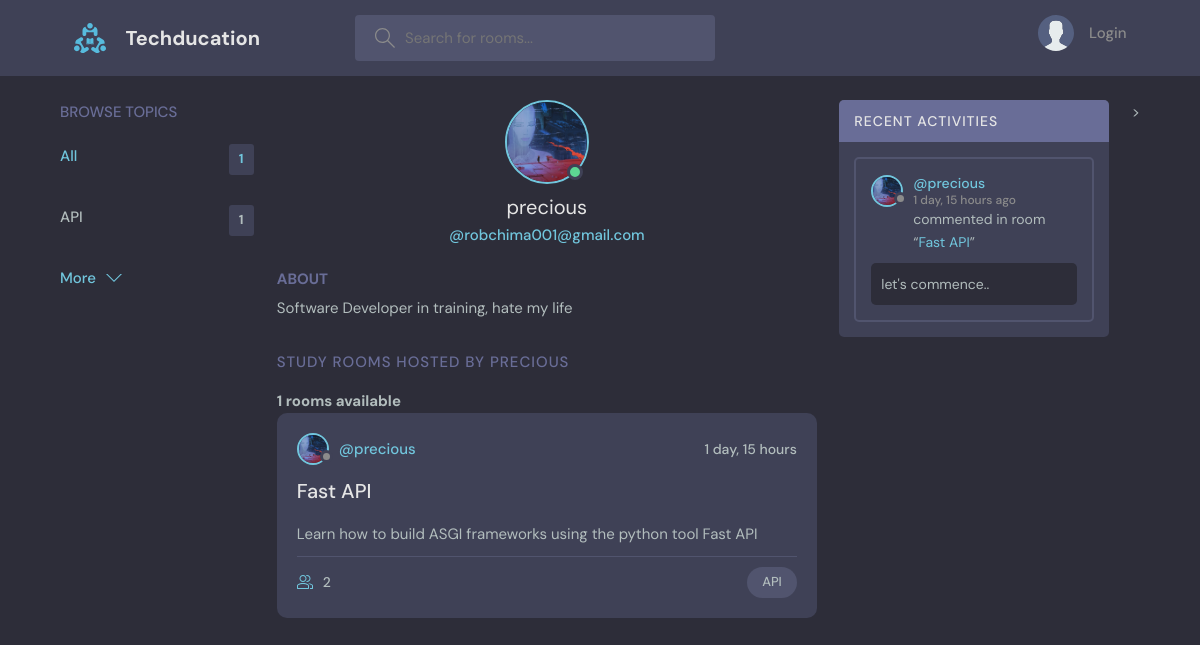
Screenshot of /user-profile/1/ with the database file from the repository.
### base/models.py (models this page shows, shortened)
class Topic(models.Model):
    name= models.CharField(max_length=200)

class User(AbstractUser):
    name= models.CharField(max_length= 200, null= True)
    email= models.EmailField(unique=True,null=True)
    bio= models.TextField(null=True)
    avatar= models.ImageField(null=True, default="avatar.svg")
    USERNAME_FIELD= 'email'
    REQUIRED_FIELDS =[]

class Room(models.Model):
    host=models.ForeignKey(User,on_delete= models.SET_NULL,null= True)
    topic=models.ForeignKey(Topic,on_delete= models.SET_NULL,null= True)
    name= models.CharField(max_length=200)
    description= models.TextField(null=True, blank=True)
    participants= models.ManyToManyField(User,related_name='participants')
    updated= models.DateTimeField(auto_now= True)
    created= models.DateTimeField(auto_now_add= True)
    class Meta:
        ordering= ['-updated','-created']
    def __str__(self):
        return self.name

class Message(models.Model):
    user= models.ForeignKey(User,on_delete= models.CASCADE)
    room= models.ForeignKey(Room,on_delete= models.CASCADE)
    body= models.TextField()
    updated= models.DateTimeField(auto_now= True)
    created= models.DateTimeField(auto_now_add= True)
    class Meta:
        ordering= ['-updated','-created']
    def __str__(self):
        return self.body[0:50]

### base/views.py (the view)
# urls.py: path('user-profile/<str:pk>/',views.userProfile,name='user-profile'),
def userProfile(request,pk):
    user= User.objects.get(id=pk)
    room=user.room_set.all()
    room_count= room.count
    topics= Topic.objects.all()
    room_messages= user.message_set.all()
    context={'user':user,'room':room,'room_count':room_count,'room_messages':room_messages,'topics':topics}
    return render(request,'base/profile.html',context)

### base/templates/base/profile.html (shortened to what this page needs)
{%extends 'main.html'%}
{%block content%}
  <main class="profile-page layout layout--3">
    <div class="container">
      {%include 'base/topics_component.html'%}
      <div class="roomList">
        <div class="profile">
          <div class="profile__avatar">
            <div class="avatar avatar--large active">
              <img src="{{user.avatar.url}}" />
            </div>
          </div>
          <div class="profile__info">
            <h3>{{user.username}}</h3>
            <p>@{{user}}</p>
          </div>
          <div class="profile__about">
            <h3>About</h3>
            <p>
              {{user.bio}}
            </p>
          </div>
        </div>
        <div class="roomList__header">
          <div>
            <h2>Study Rooms Hosted by {{user.username}}</a>
            </h2>
          </div>
        </div>
        <h5>{{room_count}} rooms available</h5>
        {%include 'base/feed_component.html'%}
      </div>
      {%include 'base/activity_component.html'%}>
    </div>
  </main>
{%endblock%}

### templates/main.html (shortened to what this page needs)
<!DOCTYPE html>
{%load static%}
<html lang="en">
  <head>
    <link rel="stylesheet" href="{% static 'styles/style.css'%}" />
  </head>
  <body>
    {%include 'navbar.html'%}
    {%block content%}
    {%endblock%}
  </body>
</html>

### templates/navbar.html (shortened to what this page needs)
{% load static %}
<header class="header header--loggedIn">
    <div class="container">
      <a href="{%url 'home'%}" class="header__logo">
        <img src="{% static 'image/logo.svg' %}" />
        <h1>Techducation</h1>
      </a>
      <form class="header__search" method="GET" action="{%url 'home'%}">
        <label>
          <input name="q" placeholder="Search for rooms..." />
        </label>
      </form>
      <nav class="header__menu">
        {% if request.user.is_authenticated %}
        <div class="header__user">
          <a href="{% url 'user-profile' user.id %}">
            <div class="avatar avatar--medium active">
              <img src="{{request.user.avatar.url}}" />
            </div>
            <p>{{request.user.username}}<span>@{{request.user.username}}</span></p>
          </a>
          <button class="dropdown-button">
            <svg version="1.1" xmlns="http://www.w3.org/2000/svg" width="32" height="32" viewBox="0 0 32 32">
              <title>chevron-down</title>
              <path d="M16 21l-13-13h-3l16 16 16-16h-3l-13 13z"></path>
            </svg>
          </button>
        </div>
        {%else%}
        <a href="{% url 'login' %}">
          <img src="{% static 'image/avatar.svg' %}"/>
          <p>Login</p>
        </a>
        {%endif%}
      </nav>
    </div>
  </header>

### base/templates/base/topics_component.html
<div class="topics">
    <div class="topics__header">
      <h2>Browse Topics</h2>
    </div>
    <ul class="topics__list">
      <li>
        <a href="{%url 'home'%}" class="active">All <span>{{topics.count}}</span></a>
      </li>
      {%for topic in topics%}
      <li>
        <a href="{%url 'home'%}?q={{topic.name}}">{{topic.name}} <span>{{topic.room_set.all.count}}</span></a>
      </li>
      {%endfor%}
    </ul>
    <a class="btn btn--link" href="{%url 'topics'%}">
      More
      <svg version="1.1" xmlns="http://www.w3.org/2000/svg" width="32" height="32" viewBox="0 0 32 32">
        <title>topics</title>
        <path d="M16 21l-13-13h-3l16 16 16-16h-3l-13 13z"></path>
      </svg>
    </a>
  </div>

### base/templates/base/feed_component.html (shortened to what this page needs)
{%for rom in room%}
<div class="roomListRoom">
    <div class="roomListRoom__header">
      <a href="{%url 'user-profile' rom.host.id%}" class="roomListRoom__author">
        <div class="avatar avatar--small">
          <img src="{{rom.host.avatar.url}}" />
        </div>
        <span>@{{rom.host.username}}</span>
      </a>
      <div class="roomListRoom__actions">
        <span>{{rom.created|timesince}}</span>
      </div>
    </div>
    <div class="roomListRoom__content">
      <a href="{% url 'rooms' rom.id%}">{{rom.name}}</a>
      <p>{{rom.description}}</p>
    </div>
    <div class="roomListRoom__meta">
      <a href="{%url 'rooms' rom.id%}" class="roomListRoom__joined">
        {{rom.participants.all.count}}
      </a>
      <p class="roomListRoom__topic">{{rom.topic.name}}</p>
    </div>
  </div>
{%endfor%}

### base/templates/base/activity_component.html (shortened to what this page needs)
 <div class="activities">
          <div class="activities__header">
            <h2>Recent Activities</h2>
          </div>
          {%for message in room_messages%}
          <div class="activities__box">
            <div class="activities__boxHeader roomListRoom__header">
              <a href="{%url 'user-profile' message.user.id%}" class="roomListRoom__author">
                <div class="avatar avatar--small">
                  <img src="{{message.user.avatar.url}}" />
                </div>
                <p>
                    @{{message.user.username}}
                  <span>{{message.created|timesince}} ago</span>
                </p>
              </a>
            </div>
            <div class="activities__boxContent">
              <p>commented in room</p>
              “<a href="{% url 'rooms' message.room.id %}">{{message.room}}</a>”
              <div class="activities__boxRoomContent">
                {{message}}..
              </div>
            </div>
          </div>
          {%endfor%}
        </div>

### rows the page displays
Topic: name "API", room_set.all.count "1"
User: avatar (picture), username "precious", email "robchima001@gmail.com", bio "Software Developer in training, hate my life", username "PRECIOUS", id "1"
Room: host.avatar (picture), host.username "precious", created "1 day, 15 hours", name "Fast API", description "Learn how to build ASGI frameworks using the python tool Fast API", participants.all.count "2", topic.name "API"
Message: user.avatar (picture), user.username "precious", created "1 day, 15 hours", room "Fast API", body "let's commence"

### other values shown
{{ topics.count }} "1"
